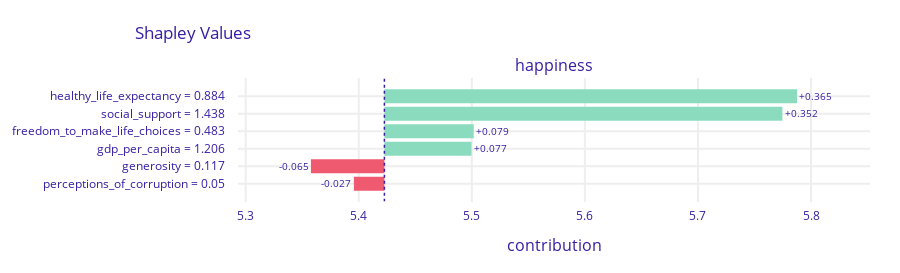

Source (notebook cell):
### Code cell
explainer.predict_parts(X.loc['Poland'], type='shap').plot()

### Figure 1 — Plotly figure (JSON) as saved in the notebook; plotly's stock layout.template omitted (floating-point values rounded to 4 significant figures)
{"data": [{"base": 5.423, "hoverinfo": "text", "hoverlabel": {"bgcolor": "rgba(0,0,0,0.8)"}, "hovertext": ["Average response: 5.423<br>Prediction: 6.203<br>healthy_life_expectancy = 0.884<br>increases average response <br>by 0.365", "Average response: 5.423<br>Prediction: 6.203<br>social_support = 1.438<br>increases average response <br>by 0.352", "Average response: 5.423<br>Prediction: 6.203<br>freedom_to_make_life_choices = 0.483<br>increases average response <br>by 0.079", "Average response: 5.423<br>Prediction: 6.203<br>gdp_per_capita = 1.206<br>increases average response <br>by 0.077", "Average response: 5.423<br>Prediction: 6.203<br>generosity = 0.117<br>decreases average response <br>by 0.065", "Average response: 5.423<br>Prediction: 6.203<br>perceptions_of_corruption = 0.05<br>decreases average response <br>by 0.027"], "marker": {"color": ["#8bdcbe", "#8bdcbe", "#8bdcbe", "#8bdcbe", "#f05a71", "#f05a71"]}, "orientation": "h", "showlegend": false, "text": ["+0.365", "+0.352", "+0.079", "+0.077", "-0.065", "-0.027"], "textposition": "outside", "type": "bar", "x": [0.365, 0.352, 0.079, 0.077, -0.065, -0.027], "xaxis": "x", "y": ["healthy_life_expectancy = 0.884", "social_support = 1.438", "freedom_to_make_life_choices = 0.483", "gdp_per_capita = 1.206", "generosity = 0.117", "perceptions_of_corruption = 0.05"], "yaxis": "y"}], "layout": {"annotations": [{"font": {"size": 16}, "showarrow": false, "text": "happiness", "x": 0.5, "xanchor": "center", "xref": "paper", "y": 1, "yanchor": "bottom", "yref": "paper"}, {"font": {"size": 16}, "showarrow": false, "text": "contribution", "x": 0.5, "xanchor": "center", "xref": "paper", "y": 0, "yanchor": "top", "yref": "paper", "yshift": -30}], "font": {"color": "#371ea3"}, "height": 273, "margin": {"b": 71, "r": 30, "t": 78}, "shapes": [{"line": {"color": "#371ea3", "dash": "dot", "width": 1.5}, "type": "line", "x0": 5.423, "x1": 5.423, "xref": "x", "y0": -1, "y1": 6, "yref": "y"}], "title": {"text": "Shapley Values", "x": 0.15}, "xaxis": {"anchor": "y", "automargin": true, "domain": [0, 1], "fixedrange": true, "gridwidth": 2, "range": [5.293, 5.852], "tickcolor": "white", "ticklen": 3, "ticks": "outside", "type": "linear", "zeroline": false}, "yaxis": {"anchor": "x", "automargin": true, "autorange": "reversed", "domain": [0, 1], "fixedrange": true, "gridwidth": 2, "tickcolor": "white", "ticklen": 10, "ticks": "outside", "type": "category"}}}
